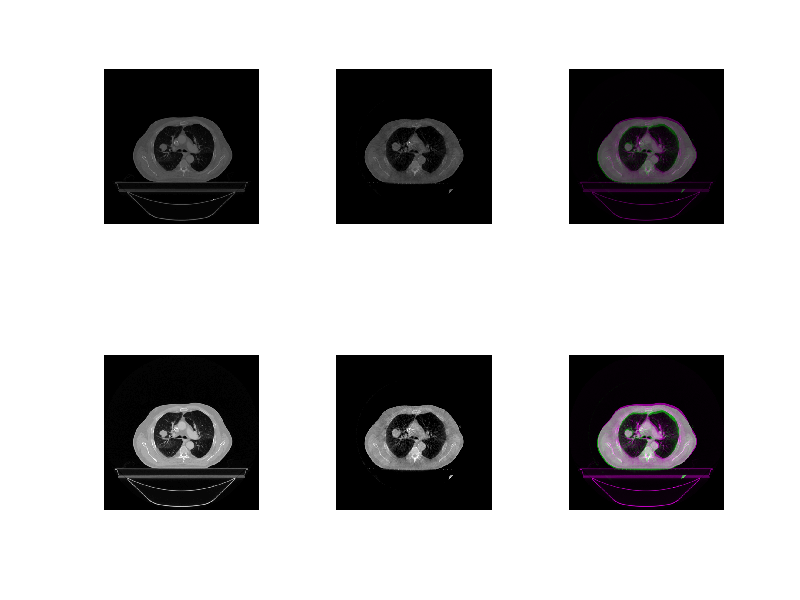
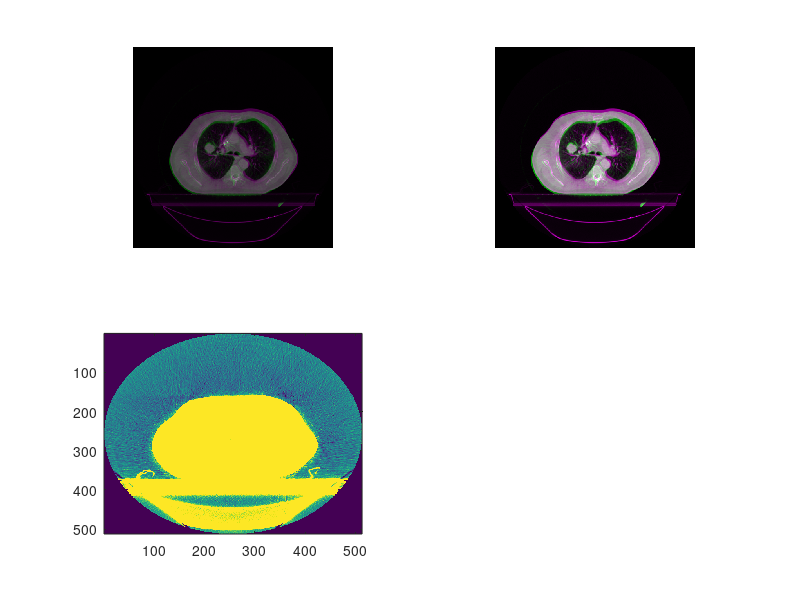

The MATLAB source for these figures, in order:
clear all

%%
load ('testImages')
ICTnorm = mat2gray(ICT);
ICBnorm = mat2gray(ICB);

CTLim = [min(ICT(:)) max(ICT(:))];
newCTLim(1) = CTLim(1);
newCTLim(2) = round(CTLim(2)/2);
newCTLim = double(newCTLim);

CBLim = [min(ICB(:)) max(ICB(:))];
newCBLim(1) = CBLim(1);
newCBLim(2) = round(CBLim(2)/2);
newCBLim = double(newCBLim);

ICTnorm_new = mat2gray(ICT, newCTLim);
ICBnorm_new = mat2gray(ICB, newCBLim);

%%
figure(1), clf
subplot(2,3,1), imshow(ICTnorm, [])
subplot(2,3,2), imshow(ICBnorm, [])
subplot(2,3,3), imshowpair(ICBnorm, ICTnorm)

subplot(2,3,4), imshow(ICTnorm_new, [])
subplot(2,3,5), imshow(ICBnorm_new, [])
subplot(2,3,6), h = imshowpair(ICBnorm_new, ICTnorm_new);


%%
figure(2), clf
subplot(2,2,1), h1 = imshowpair(ICBnorm, ICTnorm);
cdata1 = get(h1, 'cdata');
subplot(2,2,2), h = imshowpair(ICBnorm_new, ICTnorm_new);
subplot(2,2,3), h = imshowpair(ICBnorm_new, ICTnorm_new);

ICBnew = ICBnorm;
C1 = im2uint8(ICBnew);

ICTnew = ICTnorm;
C2 = im2uint8(ICTnew);

cdata = get(h, 'cdata');
cdata(:,:,2) = C1;
cdata(:,:,1) = C2;
cdata(:,:,3) = C2;

set(h, 'cdata', cdata)

image(ICT)